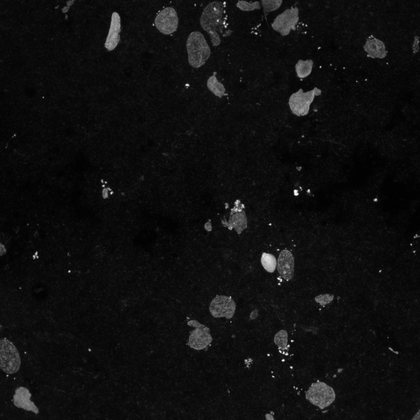
%> input picture Other/MAX_12-5-2016 Position2.tif, 420 x 420 px, shrunk from 1024 x 1024 before the run
$ octave test2.m   (GNU Octave 9; MATLAB toolbox functions it lacks are replaced by stand-ins)
%> lines starting %> are read from the running program, lines starting %| are printed output that depends on the picture; in (x1, y1, x2, y2) boxes, pixels count from 0 and x2, y2 are one past the last pixel; in counts of white or black regions, pixels touching at a corner belong together; the program's own positions count from 1
% Segmentation

clear;
clc;
close all;

% sample name
% MAX_Cycle7_Position1001_ch00.tif
% 'Sample.jpg'

I = imread('MAX_12-5-2016 Position2.tif');
%> I is the input picture: size 420x420 uint8; min 1, max 255, mean 15.7
figure (1)
imshow(I);
title('Original Image')

% Adjust Contrast
I3 = imadjust(I); % Adjust
% figure (3)
% imshow(I3);

% Turn image into binary format
% Adjust https://www.mathworks.com/help/images/ref/imbinarize.html
bw = imbinarize(I3);
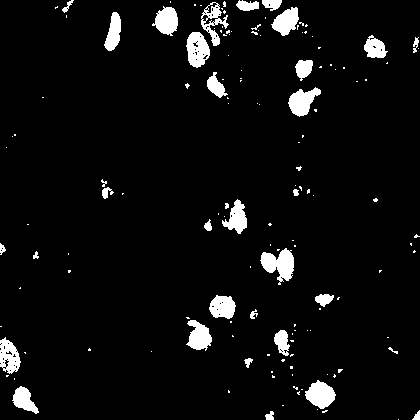
%> bw: size 420x420 logical; 5.4% white; 145 white regions (111 under 20 px), largest, box (x1, y1, x2, y2) and area: (260, 248, 294, 285) 712, (186, 32, 210, 68) 599, (305, 380, 336, 409) 580

% Remove noise
bw = bwareaopen(bw, 50);
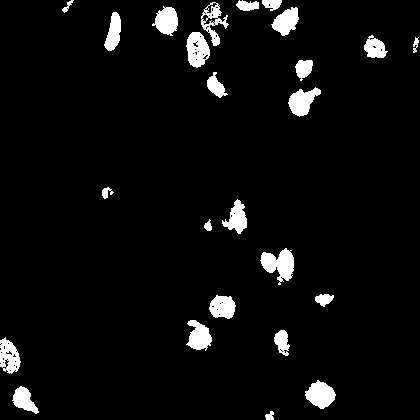
%> bw: size 420x420 logical; 4.9% white; 25 white regions, largest, box (x1, y1, x2, y2) and area: (260, 248, 294, 285) 712, (186, 32, 210, 68) 599, (305, 380, 336, 409) 580
% [7 lines of commented-out code are left out]
cc = bwconncomp(bw, 18);
%> cc = 25 connected components
% [6 lines of commented-out code are left out]
n = length(cc.PixelIdxList);
%> n = 25
allimage = cell(n);
%> allimage = 625 items
for i = 1:length(cc.PixelIdxList)
    pic = false(size(bw));
    pic(cc.PixelIdxList{i}) = true;
    allimage{i}= pic;
end
%> this loop made 25 passes
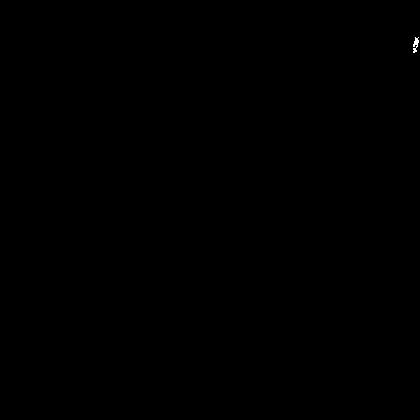
%> pic: size 420x420 logical; 0.03% white in thin lines or dots, all inside (x1, y1, x2, y2) = (413, 37, 419, 53)

% smooth edges and fill hole for each crude cell, compute area
for i = 1:n
    bw = allimage{i};
    E = edge(bw);
    Ed = imdilate(E,strel('sphere',1));
    bw(Ed) = Ed(Ed);
    bw = imfill(bw,'holes');
    allimage{i} = bw;
    allimage{i,2} = regionprops(bw,'Area');
end
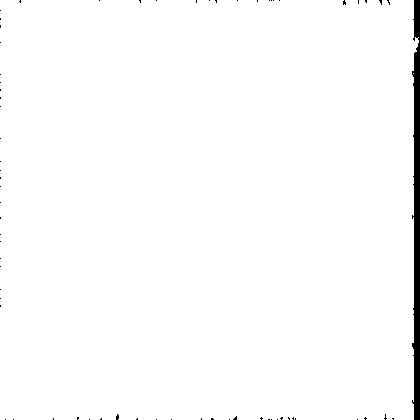
%> bw: size 420x420 logical; 98.5% white; 68 black regions (67 under 20 px), largest, box (x1, y1, x2, y2) and area: (412, 0, 420, 420) 2511

%%
% show entire picture
%
wholepic1 = zeros(size(bw));
for i = 1:n
    wholepic1 = wholepic1+allimage{i};
end
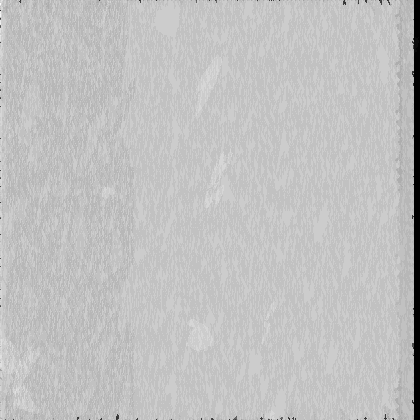
%> wholepic1: size 420x420 double; min 0, max 25, mean 18.9; drawn with min black and max white
figure (2)
imshow(wholepic1);
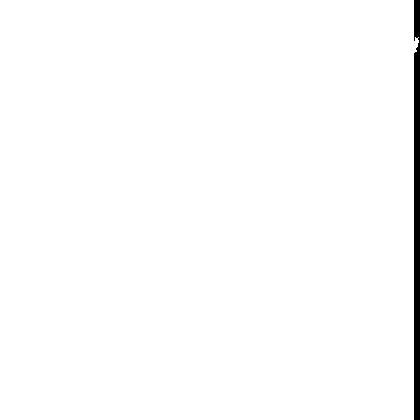
%> displayed picture: size 420x420, on the screen's scale of 0 to 255; 98.6% white; 1 black region, box (x1, y1, x2, y2) and area: (414, 0, 420, 420) 2468
title('All Objects After Initial Filtering')

%%
% plot  area value for each cell
% can be used to select threshold
%
areabar = zeros(n,1);
for i=1:n
    areabar(i)= allimage{i,2}.Area;
end
%> after the loop, areabar = 25 values, max 173880 at index 5, min 2 at index 8, mean 124962.6

figure (3)
subplot(2,1,1)
bar(areabar);
grid on;
grid minor;
title('CellIndex vs. Area');
ylabel('Area');
xlabel('Index of the cell');
xlim([1 60]);
Aline = sort(areabar);
%> Aline = 25 values from 2 to 173880

subplot(2,1,2)
bar(Aline);
grid on;
grid minor;
title('Sorted Area for selecting area threshold');
ylabel('Area');


%%
% seperate and plot cells based on area threshold
% multiObj, singleObj, debrisObj contain conditionaly sorted cell images
%

% Ask user input for debris area threshold
%debrislim define area limit bellow which is debri
debrislim = input('Area threshold for debris? default:0.15*10^4 \n');
%> the answer given: 100
if isempty(debrislim)
     debrislim = 0.15*10^4;
end

% % Ask user input for single cell area threshold
% % singlelim define area limit above which is no long a single cell
% singlelim = input('Area threshold for single cell? default:1.1*10^4 \n');
% if isempty(singlelim)
%      singlelim = 1.1*10^4;
% end

% find object indexes from the allimage array that
% satisfy each condition
% singleObjInd = find(areabar<= singlelim ...
%     & areabar>debrislim);
debrisObjInd = find(areabar<=debrislim);
%> debrisObjInd = [1; 2; 8; 14; 17]
% multiObjInd = find(areabar > singlelim);

% number of cells for each condition
% nmulti = sum(length(multiObjInd));
% nsingle = sum(length(singleObjInd));
ndebris = sum(length(debrisObjInd));
%> ndebris = 5

% create structures contain cell images of each condition
% multiObj = cell(nmulti);
% singleObj = cell(nsingle);
debrisObj = cell(ndebris);
%> debrisObj = 25 items

% [11 lines of commented-out code are left out]

for i = 1:ndebris
    debrisObj{i} = allimage{debrisObjInd(i)};
    debrisObj{i,2} = regionprops(debrisObj{i},'Area');
end
%> this loop made 5 passes

%%
% select the multicell cluster from the rest
selectInd = 1:1:length(allimage);
%> selectInd = 25 values from 1 to 25
for i = 1:length(debrisObjInd)
    badind = find(selectInd == debrisObjInd(i));
    selectInd(badind) = [];
end
%> this loop made 5 passes
%> badind on passes 1 to 5: 1, 1, 6, 11, 13
%> after the loop, selectInd = 20 values from 3 to 25

wholepic = zeros(size(bw));
for i = 1:length(selectInd)
    wholepic = wholepic+allimage{selectInd(i)};
end
%> this loop made 20 passes
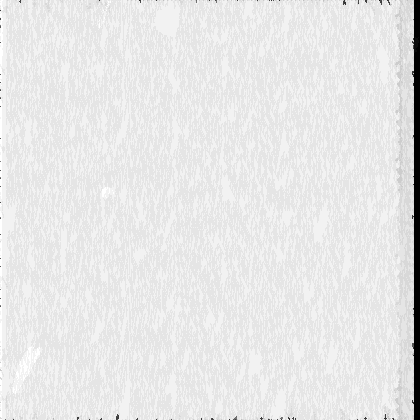
%> wholepic: size 420x420 double; min 0, max 20, mean 18.11; drawn with min black and max white
L = bwlabel(wholepic1);

figure (101)
s = regionprops(cc, 'Centroid');
%> s = 25 regions; first 5, Centroid: [9.8 357.1], [24.8 400.6], [68.1 6.9], [107.2 193.2], [114.2 33.1]
imshow(wholepic)
hold on
for k = 1:numel(s)
    c = s(k).Centroid;
    text(c(1), c(2), sprintf('%d', k), ...
        'HorizontalAlignment', 'center', ...
        'VerticalAlignment', 'middle');
end
%> this loop made 25 passes
%> c on passes 1 to 12: [9.79 357.1], [24.83 400.6], [68.13 6.94], [107.2 193.2], [114.2 33.14], [167.3 21.49], [197.9 50.2], [199.8 336.9], [214.3 23.02], [208.8 226.6], [216.5 86.89], [223.2 307.6]
hold off

% ask to input the index of multi cell
flag = 0;
multiObjInd = [];
while flag == 0
%> (the run ends here)

$ run again, with Other/Position2002_z19_ch01.tif copied over Other/MAX_12-5-2016 Position2.tif
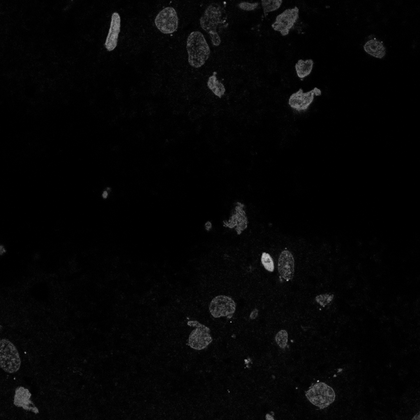
%> input picture Other/Position2002_z19_ch01.tif, 420 x 420 px, shrunk from 1024 x 1024 before the run
%> I is the input picture: size 420x420 uint8; min 0, max 197, mean 5.2
%> `bw = bwareaopen(bw, 50);`:
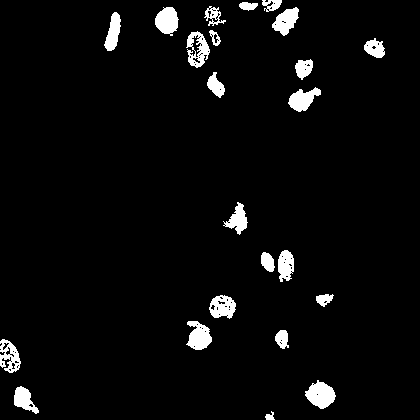
%> bw: size 420x420 logical; 4.1% white; 23 white regions, largest, box (x1, y1, x2, y2) and area: (305, 380, 336, 409) 573, (186, 321, 212, 350) 504, (155, 7, 179, 36) 495
%> cc = 23 connected components
%> n = 23
%> allimage = 529 items
%> the loop `for i = 1:length(cc.PixelIdxList)` made 23 passes
%> the loop `for i = 1:n` made 23 passes
%> the loop `for i=1:n` made 23 passes
%> after the loop `for i=1:n`: areabar = 23 values, max 173880 at index 5, min 3 at index 1, mean 143677.2
%> Aline = 23 values from 3 to 173880
%> debrisObjInd = [1; 2]
%> ndebris = 2
%> `debrisObj = cell(ndebris);`: debrisObj = {[], [], [], []}
%> the loop `for i = 1:ndebris` made 2 passes
%> after the loop `for i = 1:ndebris`: debrisObj = 4 items
%> `selectInd = 1:1:length(allimage);`: selectInd = 23 values from 1 to 23
%> the loop `for i = 1:length(debrisObjInd)` made 2 passes
%> badind on passes 1 to 2: 1, 1
%> after the loop `for i = 1:length(debrisObjInd)`: selectInd = 21 values from 3 to 23
%> the loop `for i = 1:length(selectInd)` made 21 passes
%> after the loop `for i = 1:length(selectInd)`:
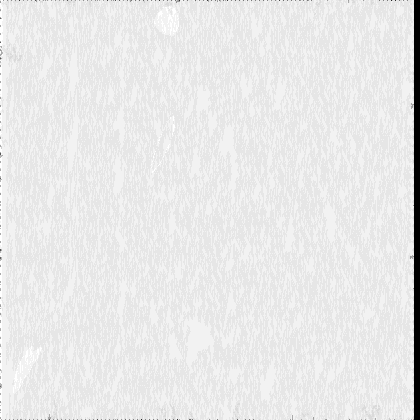
%> wholepic: size 420x420 double; min 0, max 21, mean 19.1; drawn with min black and max white
%> L: size 420x420 double; values 0 (black) and 1 (white), 98.6% white; 1 black region, box (x1, y1, x2, y2) and area: (414, 0, 420, 420) 2520
%> s = 23 regions; first 5, Centroid: [10.1 357.2], [24.8 400.3], [113.8 33], [167.8 21.4], [198.3 50.1]
%> the loop `for k = 1:numel(s)` made 23 passes
%> c on passes 1 to 8: [10.14 357.2], [24.85 400.3], [113.8 33.04], [167.8 21.38], [198.3 50.09], [199.6 336.9], [214.1 16.58], [216.4 86.29]
